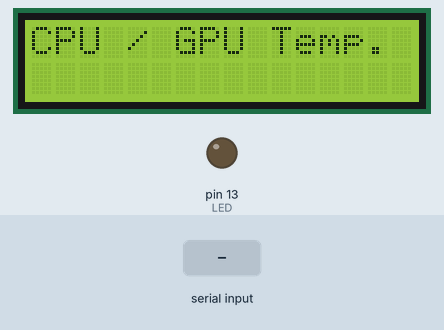
Recording of a sketch running on a simulated Arduino Uno, built with avr-gcc and run on an emulated ATmega328P. Shown: 16×2 character LCD, output pins drawn as LEDs (lit = HIGH). The inputs (shaded band) are chosen by the test bench. What the sketch prints to the serial monitor is not drawn.

Above: at 1.2 s.
1.3 s: "1\n" received over Serial
At 2.8 s:
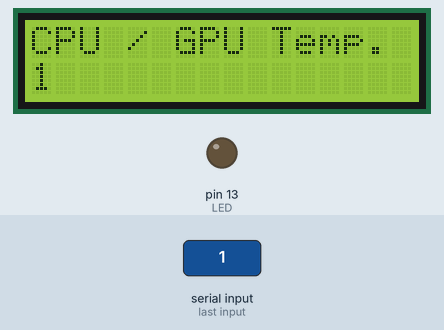
3.1 s: "0\n" received over Serial
At 4.4 s:
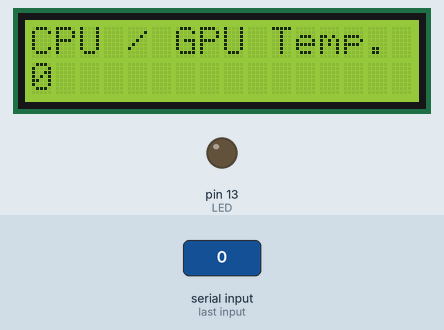
4.9 s: "2\n" received over Serial
At 5.8 s:
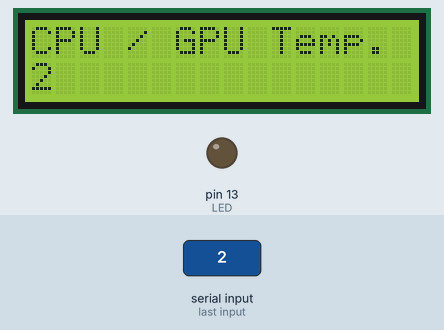
Timing chart, 0 to 7.9 s (numbered marks = the images above; inputs shaded):
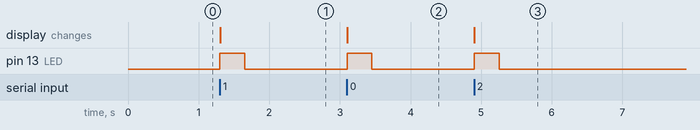

The sketch:

Temp2LCD.ino
```cpp
/*
 * Este sketch recibe la temperatura del CPU y GPU de la aplicación Temp2LCD hecha en Gambas
 * y la despliega en un display LCD (16x2) con interfaz I2C conectado en A5(SCL) y A4(SDA).
 * También hay conectado un LED en el pin 13 que se enciende al recibir información del puerto serie
 * Para descargar la aplicación y obtener mas información visita el blog:
 * https://thenerdyapprentice.blogspot.com/ y deja un comentario!
 *
 */

// Incluimos las librerías necesarias para el LCD
#include <Wire.h>
#include <LiquidCrystal_I2C.h>

const int LED = 13;

//Seteamos la dirección del LCD -> En mi caso 0x27
LiquidCrystal_I2C lcd(0x27, 2, 1, 0, 4, 5, 6, 7, 3, POSITIVE);

void setup() {
  pinMode(LED, OUTPUT);
  digitalWrite(LED, LOW);
  Serial.begin(9600); // Iniciamos el puerto serie
  Serial.println("- Hola desde el Arduino!"); // Enviamos el mensaje a la PC

  lcd.begin(16,2); // Inicializamos el LCD 16x2
  lcd.backlight(); // Encendemos la luz de fondo

  // Escribimos la primer línea del LCD
  lcd.clear();
  lcd.setCursor(0,0);
  lcd.print("CPU / GPU Temp.");

}

void loop() {
/* Si el puerto serie está disponible, encendemos el LED y guardamos en la variable
 * data la información recibida, ubicamos el cursor del LCD en la segunda línea
 * y mostramos la información.
 */

  if (Serial.available()) {
    digitalWrite(LED, HIGH);
    String data = Serial.readStringUntil('\n'); //Deja de leer cuando llega la cadena '\n'
    lcd.setCursor(0,2);
    lcd.print(data);
    Serial.println(data); // Devuelve la información recibida a la PC.
    delay(350);
  }

digitalWrite(LED, LOW);

}
```

Measured:
- after the input at 1.3 s, pin 13 (LED): LOW → HIGH at once, → LOW 0.35 s later; the display: changes at once (image 1)
- after the input at 3.1 s, pin 13 (LED): LOW → HIGH at once, → LOW 0.35 s later; the display: changes at once (image 2)
- after the input at 4.9 s, pin 13 (LED): LOW → HIGH at once, → LOW 0.35 s later; the display: changes at once (image 3)
